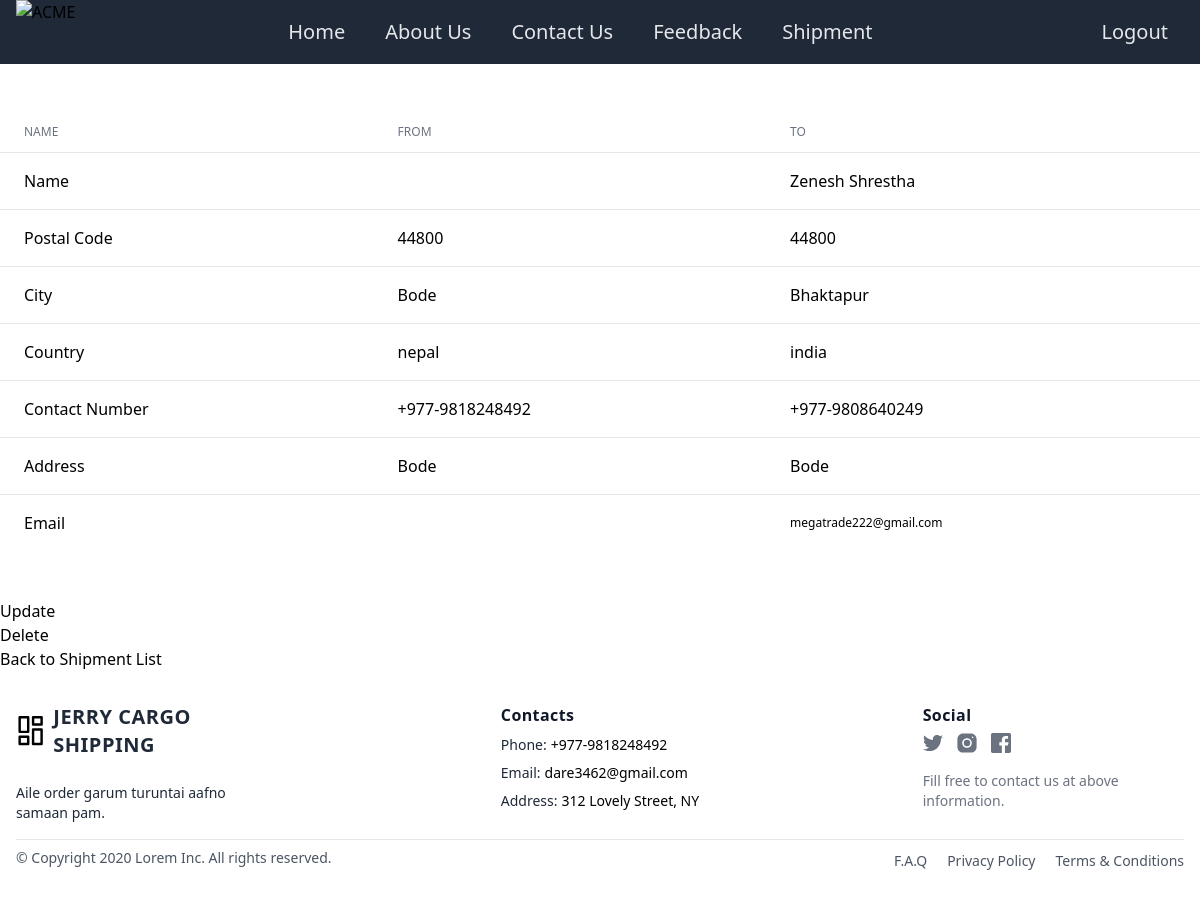
Page /detail/10/ (signed in) on the committed database.
### shipping/models.py (models this page shows, shortened)
class Shipment(models.Model):
    user=models.ForeignKey(User,on_delete=models.CASCADE)
    sender_country=models.ForeignKey(Country,related_name='sender_country',on_delete=models.CASCADE)
    sender_contactnumber = models.CharField(max_length=20,validators=[RegexValidator(regex=r'^\+977-\d{10}$',message='Phone number must be in the format +977-XXXXXXXXXX (where X is a digit).')])
    sender_city=models.CharField(max_length=100)
    sender_postalcode=models.IntegerField()
    sender_telephone1=models.IntegerField(blank=True,null=True)
    sender_telephone2=models.IntegerField(blank=True,null=True)
    sender_address=models.CharField(max_length=100)
    reciever_country=models.ForeignKey(Country,related_name='reciever_country',on_delete=models.CASCADE)
    reciever_firstname=models.CharField(max_length=100)
    reciever_lastname=models.CharField(max_length=100)
    reciever_contactnumber = models.CharField(max_length=20,validators=[RegexValidator(regex=r'^\+977-\d{10}$',message='Phone number must be in the format +977-XXXXXXXXXX (where X is a digit).')])
    reciever_email=models.EmailField()
    reciever_city=models.CharField(max_length=100)
    reciever_postalcode=models.IntegerField(blank=True,null=True)
    reciever_telephone1=models.IntegerField(blank=True,null=True)
    reciever_telephone2=models.IntegerField(blank=True,null=True)
    reciever_address=models.CharField(max_length=100)

class Country(models.Model):
    name=models.CharField(max_length=100)
    class Meta:
        verbose_name_plural="Countries"
    def __str__(self):
        return self.name

### shipping/views.py (the view)
# urls.py: path('detail/<int:shipment_id>/', shippingview.shipment_detail, name='shipment_detail'),
@login_required
def shipment_detail(request, shipment_id):
    shipment = get_object_or_404(Shipment, id=shipment_id)
    if request.user == shipment.user or request.user.is_superuser:
        userd={'user_firstname': shipment.user.first_name,'user_lastname':shipment.user.last_name,'user_email':shipment.user.email}
        return render(request, 'shipping/shipment_detail.html', {'shipment': shipment,'userdetails':userd})
    else:
        return redirect('shipment_list')

### shipping/templates/shipping/shipment_detail.html (shortened to what this page needs)
{% extends 'shipping/base.html' %}
{% block bodycontent %}
    <table class="w-screen divide-y divide-gray-200 lg:my-12">
        <thead>
          <tr>
            <th class="md:px-6 py-3 text-left text-xs font-medium text-gray-500 uppercase">Name</th>
            <th class="md:px-6 py-3 text-left text-xs font-medium text-gray-500 uppercase">From</th>
            <th class="md:px-6 py-3 text-left text-xs font-medium text-gray-500 uppercase">To</th>
          </tr>
        </thead>
        <tbody class="bg-white divide-y divide-gray-200">
          <tr>
            <td class="md:px-6 py-4">Name</td>
            <td class="md:px-6 py-4">{{userdetails.user_firstname}}  {{userdetails.user_lastname}}</td>
            <td class="md:px-6 py-4">{{shipment.reciever_firstname}} {{shipment.reciever_lastname}}</td>
          </tr>
          <tr>
            <td class="md:px-6 py-4">Postal Code</td>
            <td class="md:px-6 py-4">{{shipment.sender_postalcode}}</td>
            <td class="md:px-6 py-4">{{shipment.reciever_postalcode}}</td>
          </tr>
          <tr>
            <td class="md:px-6 py-4">City</td>
            <td class="md:px-6 py-4">{{shipment.sender_city}}</td>
            <td class="md:px-6 py-4">{{shipment.reciever_city}}</td>
          </tr>
          <tr>
            <td class="md:px-6 py-4">Country</td>
            <td class="md:px-6 py-4">{{shipment.sender_country}}</td>
            <td class="md:px-6 py-4">{{shipment.reciever_country}}</td>
          </tr>
          <tr>
            <td class="md:px-6 py-4">Contact Number</td>
            <td class="md:px-6 py-4">{{shipment.sender_contactnumber}}</td>
            <td class="md:px-6 py-4">{{shipment.reciever_contactnumber}}</td>
          </tr>
          <tr>
            <td class="md:px-6 py-4">Address</td>
            <td class="md:px-6 py-4">{{shipment.sender_address}}</td>
            <td class="md:px-6 py-4">{{shipment.reciever_address}}</td>
          </tr>
          <tr>
            <td class="md:px-6 py-4">Email</td>
            <td class="md:py-4 sm:text-xs md:px-6">{{shipment.sender_email}}</td>
            <td class="md:py-4 sm:text-xs md:px-6 ">{{shipment.reciever_email}}</td>
          </tr>
        </tbody>
      </table>
    {% if request.user == shipment.user or request.user.is_superuser %}
        <button><a href="{% url 'shipment_update' shipment.id %}">Update</a></button>
        <br>
        <form method="post" action="{% url 'shipment_delete' shipment.id %}" style="display: inline;">
            <button type="submit">Delete</button>
        </form>
    {% endif %}
    <br>
    <a href="{% url 'shipment_list' %}">Back to Shipment List</a>
{% endblock bodycontent %}

### rows in the picture
Shipment: reciever_firstname "Zenesh", reciever_lastname "Shrestha", sender_postalcode "44800", reciever_postalcode "44800", sender_city "Bode", reciever_city "Bhaktapur", sender_country "nepal", reciever_country "india", sender_contactnumber "+977-9818248492", reciever_contactnumber "+977-9808640249", sender_address "Bode", reciever_address "Bode", reciever_email "megatrade222@gmail.com"
